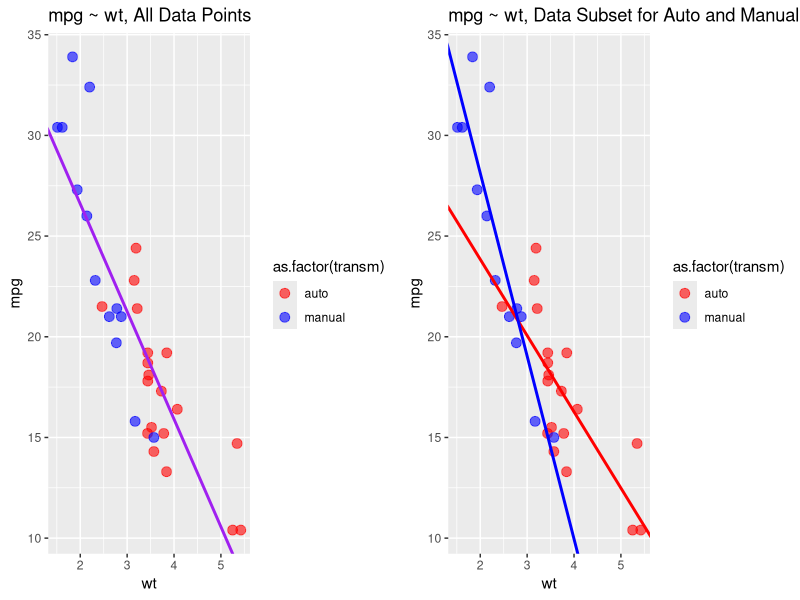
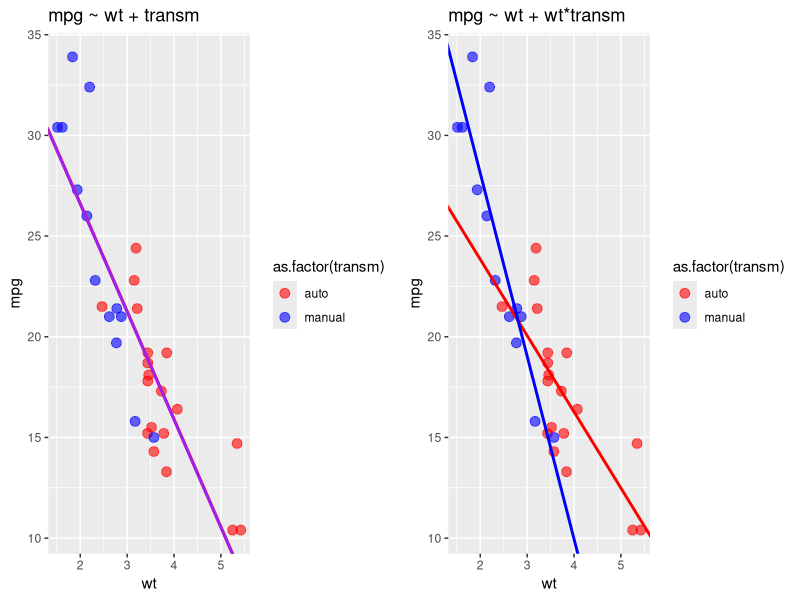
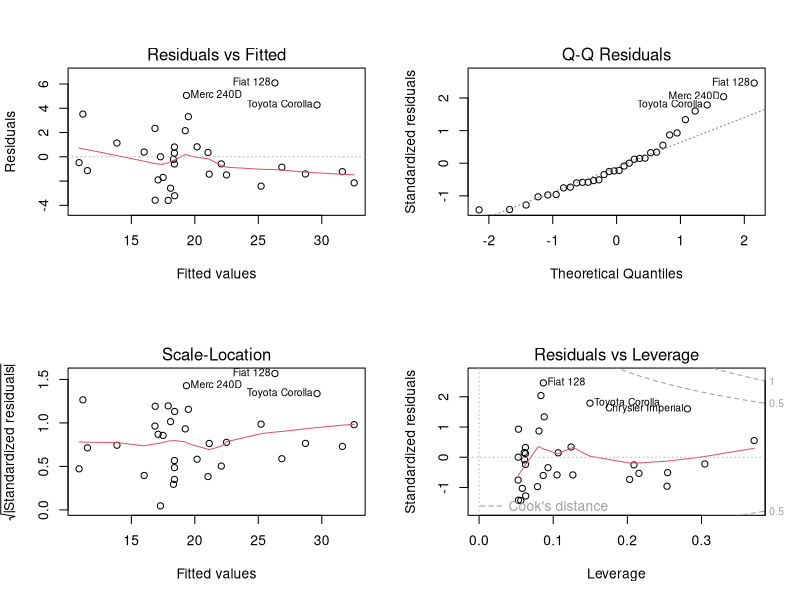
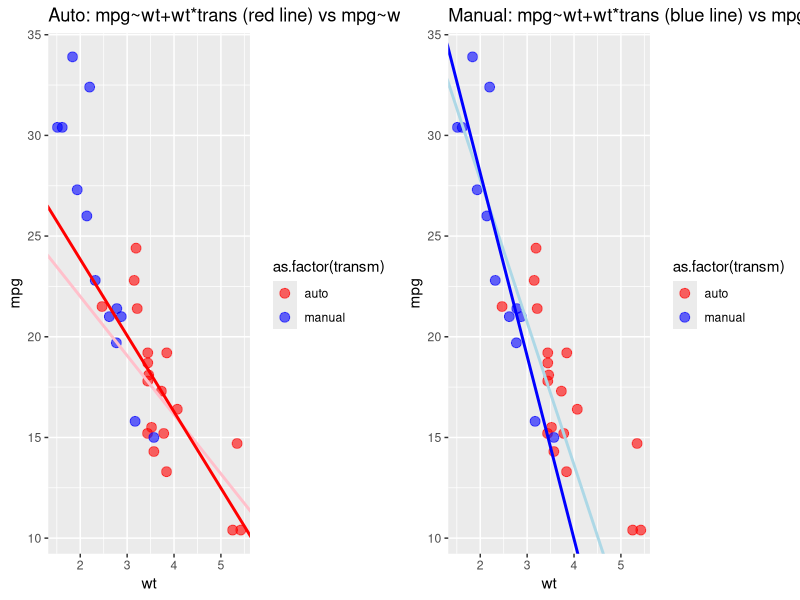
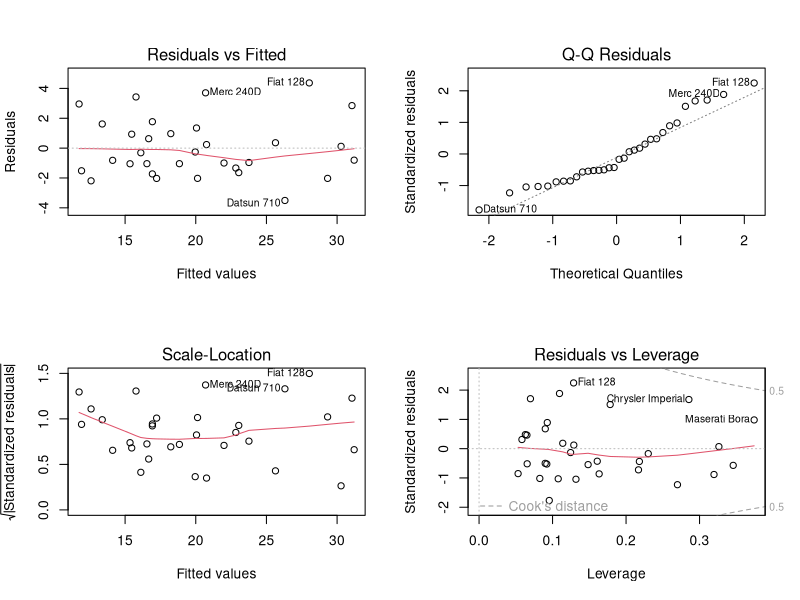
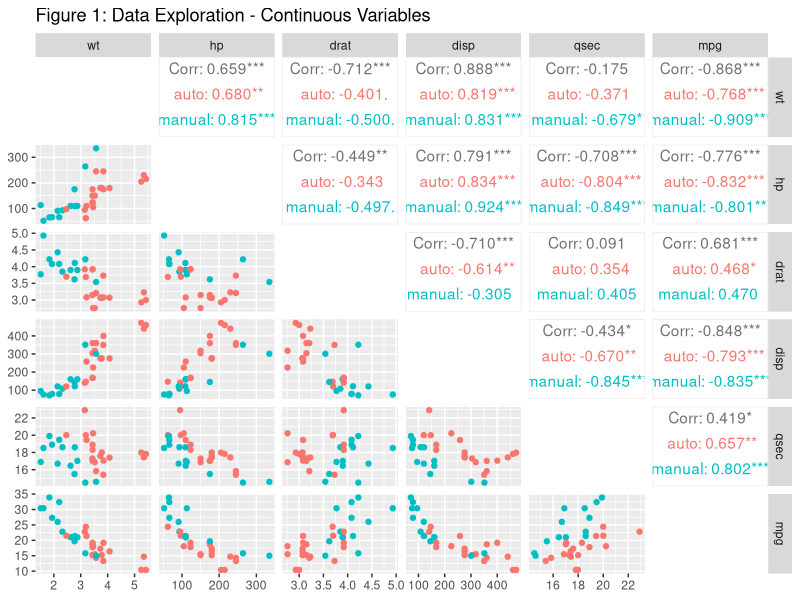
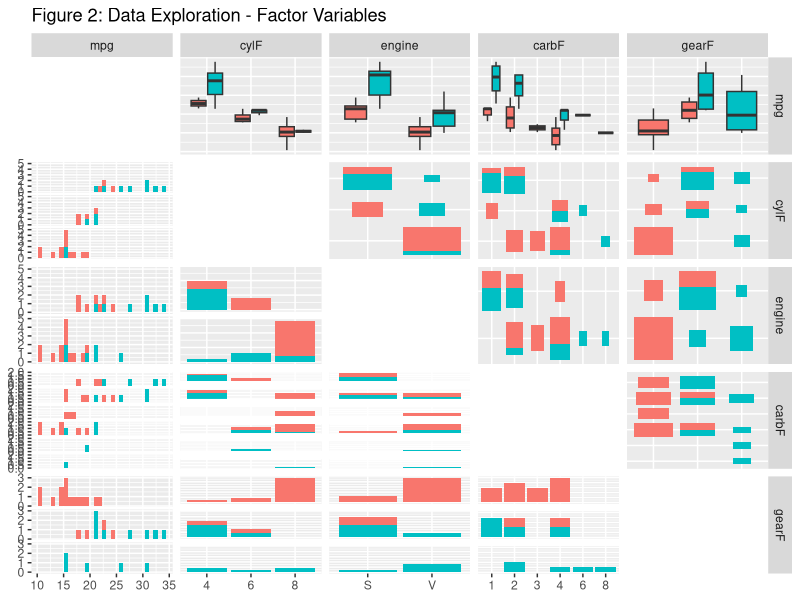

Reproduce these figures in R, in order.
## ---- chunk 1
## Handle library pre-requisites
# Using dplyr for its more intuitive data frame processing
if(!require(dplyr)) install.packages("dplyr", repos = "http://cran.us.r-project.org")
library(dplyr)
# Using ggplot2 for diagrams
if(!require(ggplot2)) install.packages("ggplot2", repos = "http://cran.us.r-project.org")
library(ggplot2)
# Using GGally for multipolt handling
if(!require(GGally)) install.packages("GGally", repos = "http://cran.us.r-project.org")
library(GGally)

## Add function to handle multi-panel plots without facets
## Used this from http://www.cookbook-r.com/Graphs/Multiple_graphs_on_one_page_(ggplot2)/
multiplot <- function(..., plotlist=NULL, file, cols=1, layout=NULL) {
  library(grid)

  # Make a list from the ... arguments and plotlist
  plots <- c(list(...), plotlist)

  numPlots = length(plots)

  # If layout is NULL, then use 'cols' to determine layout
  if (is.null(layout)) {
    # Make the panel
    # ncol: Number of columns of plots
    # nrow: Number of rows needed, calculated from # of cols
    layout <- matrix(seq(1, cols * ceiling(numPlots/cols)),
                    ncol = cols, nrow = ceiling(numPlots/cols))
  }

 if (numPlots==1) {
    print(plots[[1]])

  } else {
    # Set up the page
    grid.newpage()
    pushViewport(viewport(layout = grid.layout(nrow(layout), ncol(layout))))

    # Make each plot, in the correct location
    for (i in 1:numPlots) {
      # Get the i,j matrix positions of the regions that contain this subplot
      matchidx <- as.data.frame(which(layout == i, arr.ind = TRUE))

      print(plots[[i]], vp = viewport(layout.pos.row = matchidx$row,
                                      layout.pos.col = matchidx$col))
    }
  }
}

## ---- chunk 2
mtcars2 <- mutate(mtcars, transm = ifelse(am == 1, "manual", "auto" ), 
                  cylF = as.character(cyl),
                  engine = ifelse(vs == 0, "V", "S"),
                  carbF = as.character(carb),
                  gearF = as.character(gear))
mtcarsRev <- mtcars2[, c("wt", "hp", "drat", "disp", "qsec", "mpg", 
                         "transm", "cylF", "engine", "carbF", "gearF")]
head(mtcarsRev, 5)

## ---- chunk 3

mtcars2 <- mutate(mtcars, transm = ifelse(am == 1, "manual", "auto" ), 
                  cylF = as.character(cyl),
                  engine = ifelse(vs == 0, "V", "S"),
                  carbF = as.character(carb),
                  gearF = as.character(gear))
mtcarsRev <- mtcars2[, c("wt", "hp", "drat", "disp", "qsec", "mpg", 
                         "transm", "cylF", "engine", "carbF", "gearF")]

# Data preparation - subset auto and manual data points
mtcarsAuto <- filter(mtcarsRev, transm == "auto")
mtcarsAuto <- mtcarsAuto[,-7]
mtcarsMan <- filter(mtcarsRev, transm == "manual")
mtcarsMan <- mtcarsMan[,-7]
## ---- chunk 4

fitBoth <- lm(mpg~wt, mtcarsRev)
fitA <-lm(mpg~wt, mtcarsAuto)
fitM <- lm(mpg~wt, mtcarsMan)


p <- ggplot(mtcarsRev, aes(y=mpg, x=wt, color=as.factor(transm))) + geom_point(size = 3, alpha = 0.6)
p <- p + scale_color_manual(breaks = c("auto", "manual"), values=c("red", "blue"))
p <- p + geom_abline(intercept = fitBoth$coefficients[1], slope = fitBoth$coefficients[2], size = 1, color = "purple")
p <- p + ggtitle("mpg ~ wt, All Data Points")


p1 <- ggplot(mtcarsRev, aes(y=mpg, x=wt, color=as.factor(transm))) + geom_point(size = 3, alpha = 0.6)
p1 <- p1 + scale_color_manual(breaks = c("auto", "manual"), values=c("red", "blue"))
p1 <- p1 + geom_abline(intercept = fitA$coefficients[1], slope = fitA$coefficients[2], size = 1, color = "red")
p1 <- p1 + geom_abline(intercept = fitM$coefficients[1], slope = fitM$coefficients[2], size = 1, color = "blue")
p1 <- p1 + ggtitle("mpg ~ wt, Data Subset for Auto and Manual")
multiplot(p, p1, cols = 2)
 
## ---- chunk 5

result <- data.frame("Model" = c("mpg~wt, all data","mpg~wt, only auto", "mpg~wt, only manual"), 
    "Intercept" = c(round(fitBoth$coefficients[1],2),  round(fitA$coefficients[1],2), round(fitM$coefficients[1],2)),
    "Slope" = c(round(fitBoth$coefficients[2],2), round(fitA$coefficients[2],2), round(fitM$coefficients[2],2) ),
    "R^2" = c(round(summary(fitBoth)$r.squared,2), round(summary(fitA)$r.squared,2),round(summary(fitM)$r.squared,2) ),
    "Std.Err" = c(round(summary(fitBoth)$sigma,2), round(summary(fitA)$sigma,2),round(summary(fitM)$sigma,2) ),
     "P-Val" = c(anova(fitBoth)$'Pr(>F)'[1], anova(fitA)$'Pr(>F)'[1],anova(fitM)$'Pr(>F)'[1]))
result

## ---- chunk 6

fitBothNoInt <- lm(mpg~wt+transm, mtcarsRev)
fitBothInt <- lm(mpg~wt+wt*transm, mtcarsRev)

interceptNoIntAuto <- round(fitBothNoInt$coefficients[1],2)
slopeNoIntAuto <- round(fitBothNoInt$coefficients[2],2)
interceptNoIntMan <- round(fitBothNoInt$coefficients[1] + fitBothNoInt$coefficients[3],2)
slopeNoIntMan <- round(fitBothNoInt$coefficients[2],2)

pNoInt <- ggplot(mtcarsRev, aes(y=mpg, x=wt, color=as.factor(transm))) + geom_point(size = 3, alpha = 0.6)
pNoInt <- pNoInt + scale_color_manual(breaks = c("auto", "manual"), values=c("red", "blue"))
pNoInt <- pNoInt + geom_abline(intercept = fitBothNoInt$coefficients[1], slope = fitBothNoInt$coefficients[2], size = 1, color = "red")
pNoInt <- pNoInt + geom_abline(intercept = (fitBothNoInt$coefficients[1] + fitBothNoInt$coefficients[3]), 
    slope = fitBothNoInt$coefficients[2], size = 1, color = "purple")
pNoInt <- pNoInt + ggtitle("mpg ~ wt + transm")

interceptIntAuto <- round(fitBothInt$coefficients[1],2)
slopeIntAuto <- round(fitBothInt$coefficients[2],2)
interceptIntMan <- round(fitBothInt$coefficients[1] + fitBothInt$coefficients[3],2)
slopeIntMan <- round(fitBothInt$coefficients[2] + fitBothInt$coefficients[4],2)

pInt <-  ggplot(mtcarsRev, aes(y=mpg, x=wt, color=as.factor(transm))) + geom_point(size = 3, alpha = 0.6)
pInt <- pInt + scale_color_manual(breaks = c("auto", "manual"), values=c("red", "blue"))
pInt <- pInt + geom_abline(intercept = fitBothInt$coefficients[1], slope = fitBothInt$coefficients[2], size = 1, color = "red")
pInt <- pInt + geom_abline(intercept = (fitBothInt$coefficients[1] + fitBothInt$coefficients[3]), 
    slope = (fitBothInt$coefficients[2] + fitBothInt$coefficients[4]), size = 1, color = "blue")
pInt <- pInt + ggtitle("mpg ~ wt + wt*transm")

multiplot(pNoInt, pInt, cols = 2)

## ---- chunk 7

result1 <- data.frame("Model" = c("mpg~wt+transm, auto","mpg~wt+transm, manual", "mpg~wt+wt*transm, auto","mpg~wt+wt*transm, manual" ), 
    "Intercept" = c(interceptNoIntAuto,  interceptNoIntMan, interceptIntAuto, interceptIntMan),
    "Slope" = c(slopeNoIntAuto, slopeNoIntMan, slopeIntAuto, slopeIntMan ),
    "R^2" = c(round(summary(fitBothNoInt)$r.squared,2), round(summary(fitBothNoInt)$r.squared,2),
        round(summary(fitBothInt)$r.squared,2),  round(summary(fitBothInt)$r.squared,2) ),
    "Std.Err" =  c(round(summary(fitBothNoInt)$sigma,2), round(summary(fitBothNoInt)$sigma,2),
        round(summary(fitBothInt)$sigma,2),  round(summary(fitBothInt)$sigma,2) ),
    "P-Val" = c(anova(fitBothNoInt)$'Pr(>F)'[1], anova(fitBothNoInt)$'Pr(>F)'[1],
        anova(fitBothInt)$'Pr(>F)'[1],  anova(fitBothInt)$'Pr(>F)'[1]))



result1

## ---- chunk 8

#summary(fitBothInt)

par(mfrow = c(2,2))
plot(fitBothInt)


## ---- chunk 9

 
fit1 <- lm(mpg ~ wt, data = mtcarsRev)
fit2 <- lm(mpg ~ wt+transm, data = mtcarsRev)
fit3 <- lm(mpg ~ wt+transm+qsec, data = mtcarsRev)
fit4 <- lm(mpg ~ wt+transm+qsec+hp, data = mtcarsRev)
fit5 <- lm(mpg ~ wt+transm+qsec+hp+drat, data = mtcarsRev)
fit6 <- lm(mpg ~ wt+transm+qsec+hp+drat+cylF, data = mtcarsRev)
fit7 <- lm(mpg ~ wt+transm+qsec+hp+drat+cylF+engine, data = mtcarsRev)
fit8 <- lm(mpg ~ wt+transm+qsec+hp+drat+cylF+engine+carbF, data = mtcarsRev)
fit9 <- lm(mpg ~ wt+transm+qsec+hp+drat+cylF+engine+carbF+gearF, data = mtcarsRev)
anova(fit1, fit2, fit3, fit4, fit5, fit6, fit7, fit8, fit9)

## ---- chunk 10

#Comparing best candidates
fitFinal <- fitBothInt
fitFinal0 <- lm(mpg ~ wt + qsec + transm, mtcarsRev)
fitFinal1 <- lm(mpg ~ wt + qsec + wt*transm, mtcarsRev) ##best
fitFinal2 <- lm(mpg ~ wt + qsec + wt*transm + qsec*transm, mtcarsRev)
fitFinal3 <- lm(mpg ~ wt + qsec + wt*transm + qsec*transm + wt*qsec, mtcarsRev)
anova(fitFinal,fitFinal0, fitFinal1, fitFinal2, fitFinal3)
## ---- chunk 11
#fit with respect to wt, accouting for qsec and transmission type
#
qsecVal <- mean(mtcarsRev$qsec)
p <- ggplot(mtcarsRev, aes(y=mpg, x=wt, color=as.factor(transm))) + geom_point(size = 3, alpha = 0.6)
p <- p + scale_color_manual(breaks = c("auto", "manual"), values=c("red", "blue"))
## auto
p1 <- p + geom_abline(intercept = (fitFinal1$coefficients[1] + qsecVal*fitFinal1$coefficients[3]), 
    slope = fitFinal1$coefficients[2], size = 1, color = "pink")
# Compare with model with no qsec
# auto
p1 <- p1 + geom_abline(intercept = fitBothInt$coefficients[1], slope = fitBothInt$coefficients[2], size = 1, color = "red")
p1 <- p1 + ggtitle("Auto: mpg~wt+wt*trans (red line) vs mpg~wt+qsec+wt*transm (pink line)")

# manual
p2 <- p + geom_abline(intercept = (fitFinal1$coefficients[1]+ qsecVal*fitFinal1$coefficients[3] + fitFinal1$coefficients[4]), 
    slope = (fitFinal1$coefficients[2] + fitFinal1$coefficients[5]), size = 1, color = "light blue")
#Compare with model with no qsec
#manual
p2 <- p2 + geom_abline(intercept = (fitBothInt$coefficients[1] + fitBothInt$coefficients[3]), 
    slope = (fitBothInt$coefficients[2] + fitBothInt$coefficients[4]), size = 1, color = "blue")
p2 <- p2 + ggtitle("Manual: mpg~wt+wt*trans (blue line) vs mpg~wt+qsec+wt*transm (light blue line)")

multiplot(p1, p2, cols = 2)
## ---- chunk 12

#summary(fitFinal1)

par(mfrow = c(2,2))
plot(fitFinal1)
 
## ---- chunk 13

mpgContinuous <- mtcars2[, c("wt", "hp", "drat", "disp", "qsec", "mpg", "transm")]
mpgFactors <- mtcars2[, c("mpg", "cylF", "engine", "carbF", "gearF", "transm")]

#Figure 1
ggpairs(mpgContinuous, columns = 1:6,  ggplot2::aes(colour=transm), diag = "blank", title = "Figure 1: Data Exploration - Continuous Variables")

#Figure 2
ggpairs(mpgFactors, columns = 1:5,  ggplot2::aes(colour=transm), diag = "blank", title = "Figure 2: Data Exploration - Factor Variables")
